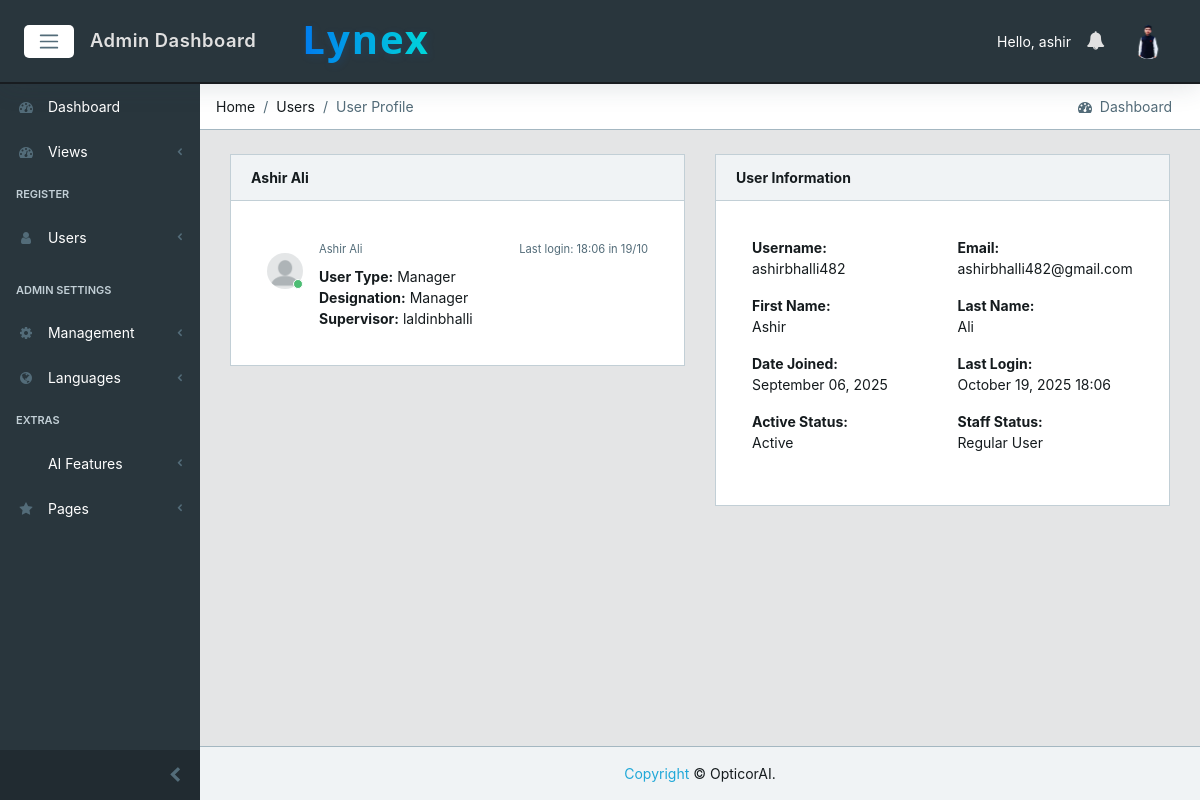
Before: /users/80/ (signed in) with the older database file.
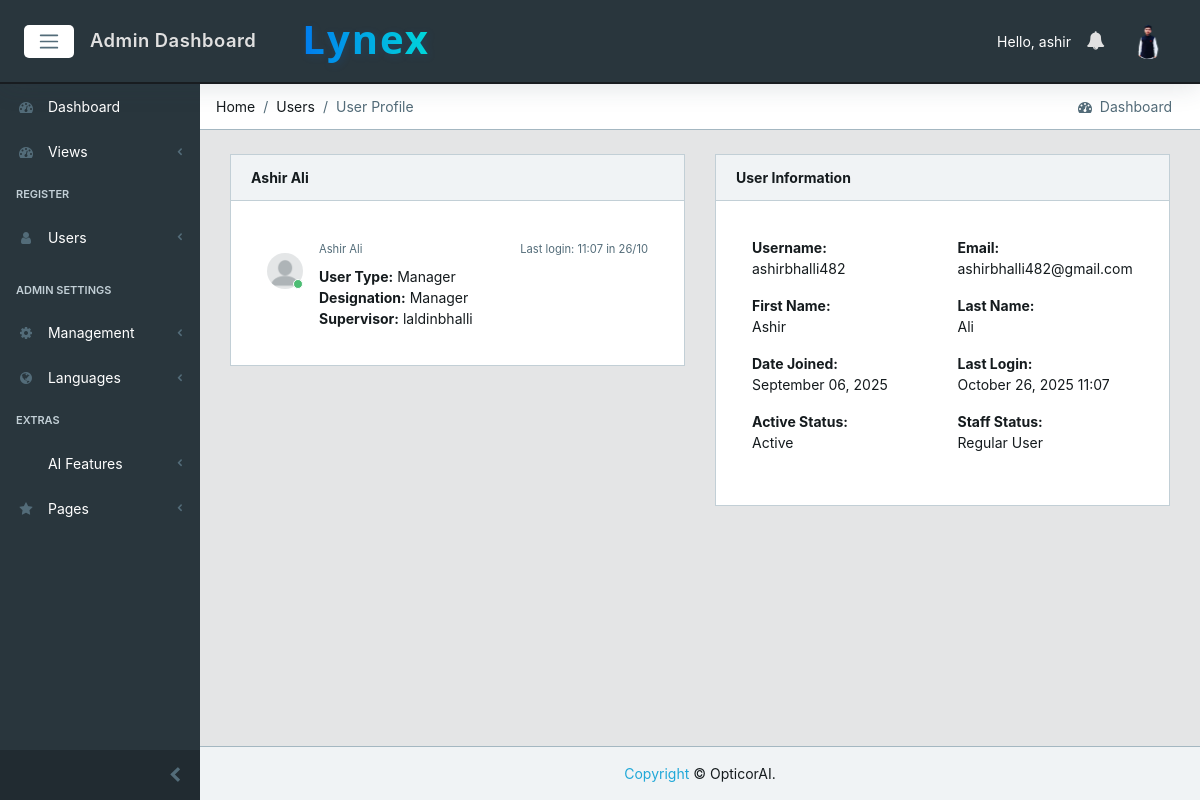
After: the same page with the newer database file.
### core/models.py (models this page shows, shortened)
class CustomUser(AbstractUser):
    email = models.EmailField(unique=True)  # Make email unique for authentication
    user_type = models.CharField(max_length=15, choices=USER_TYPE_CHOICES, db_index=True)
    designation = models.CharField(max_length=100, blank=True, null=True)
    created_by = models.ForeignKey('self', on_delete=models.SET_NULL, null=True, blank=True, related_name='created_users')
    created_date = models.DateField(auto_now_add=True)
    created_time = models.TimeField(auto_now_add=True)
    under_supervision = models.ForeignKey('self', on_delete=models.SET_NULL, null=True, blank=True, related_name='supervised_users')
    avatar = models.ImageField(upload_to='core/avatar', blank=True, null=True)
    @property
    def avatar_url(self):
        try:
            if self.avatar:
                url = getattr(self.avatar, 'url', None)
                if url and ('cloudinary' in url or 'res.cloudinary.com' in url):
                    return url
                avatar_path = getattr(self.avatar, 'path', None)
                if avatar_path and os.path.isfile(avatar_path) and url:
                    return url
        except Exception:
            pass
        return static('core/img/avatar/blank_profile.png')

### core/views.py (the view)
# urls.py: path('users/<int:profile_id>/', views.UserProfileView.as_view(), name='user'),
class UserProfileView(LoginRequiredMixin, View):
    def get(self, request, profile_id):
        user = request.user
        profile_user = get_object_or_404(CustomUser, id=profile_id)
        if user.user_type == 'employee':
            if profile_user != user:
                messages.error(request, 'You can only view your own profile.')
                return redirect('core:dashboard')
        elif user.user_type == 'manager':
            if profile_user.under_supervision != user:
                messages.error(request, 'You can only view profiles of your subordinates.')
                return redirect('core:dashboard')
        context = {
            'user_view': profile_user,
        }
        return render(request, 'core/user.html', context)

### core/context_processors.py (called while the page is built)
def logged_user_processor(request):
    if request.user.is_authenticated:
        try:
            logged_user = CustomUser.objects.select_related('under_supervision').get(id=request.user.id)
            return {'logged_user': logged_user}
        except CustomUser.DoesNotExist:
            return {'logged_user': None}
    return {'logged_user': None}

def notifications_processor(request):
    if request.user.is_authenticated:
        cache_key = f"unread_count:{request.user.id}"
        unread_count = cache.get(cache_key)
        if unread_count is None:
            unread_count = Notification.objects.filter(recipient=request.user, read=False).count()
            cache.set(cache_key, unread_count, 15)  # short cache to keep badges fresh
        unread_notifications = (
            Notification.objects.select_related('sender')
            .filter(recipient=request.user, read=False)
            .order_by('-created_at')[:10]
        )
        return {
            'unread_notifications': unread_notifications,
            'unread_count': unread_count,
        }
    return {'unread_notifications': [], 'unread_count': 0}

### core/templates/core/user.html (shortened to what the changed rows need)
{% extends 'core/base.html' %}
{% load static %}
{% block content %}
<div class="container-fluid">
  <div id="ui-view" style="opacity: 1;"><div class="animated fadeIn">
            <div class="row">
                <div class="col-12">
                            <div class="row">
                                <div class="col-12 col-md-6">
                <div class="card">
                    <div class="card-header">
                        <strong data-i18n-skip>{{ user_view.get_full_name }}</strong>
                    </div>
                                <div class="card-body">
                                    <div class="tab-pane p-3 active show">
                                      <div class="message">
                                        <div class="py-3 pb-5 mr-3 float-left">
                                          <div class="avatar">
                                          </div>
                                        </div>
                                        <div>
                                          <small class="text-muted" data-i18n-skip>{{ user_view.get_full_name }}</small>
                                            {% if user_view.last_login %}
                                          <small class="text-muted float-right mt-1">Last login: {{ user_view.last_login|date:"H:i" }} in {{ user_view.last_login|date:"d/m" }}</small>
                                            {% endif %}
                                        </div>
                                        <div class="mt-2" data-i18n-skip>
                                            <strong>User Type:</strong> {{ user_view.get_user_type_display }}<br>
                                            <strong>Designation:</strong> {{ user_view.designation }}<br>
                                            <strong>Supervisor:</strong> {{ user_view.under_supervision.username|default:'-' }}<br>
                                        </div>
                          </div>
                                      </div>
                                    </div>
                                </div>
                            </div>
                            <div class="col-12 col-md-6">
                <div class="card">
                                <div class="card-body">
                                    <div class="tab-pane p-3 active show">
                            <div class="row">
                                <div class="col-md-6">
                                    <strong>Username:</strong>
                                    <p data-i18n-skip>{{ user_view.username }}</p>
                                </div>
                                <div class="col-md-6">
                                    <strong>Email:</strong>
                                    <p data-i18n-skip>{{ user_view.email }}</p>
                                </div>
                            </div>
                            <div class="row">
                                <div class="col-md-6">
                                    <strong>First Name:</strong>
                                    <p data-i18n-skip>{{ user_view.first_name }}</p>
                                </div>
                                <div class="col-md-6">
                                    <strong>Last Name:</strong>
                                    <p data-i18n-skip>{{ user_view.last_name }}</p>
                                </div>
                            </div>
                                        <div class="row">
                                <div class="col-md-6">
                                    <strong>Date Joined:</strong>
                                    <p>{{ user_view.date_joined|date:"F d, Y" }}</p>
                                        </div>
                                <div class="col-md-6">
                                    <strong>Last Login:</strong>
                                    <p>{{ user_view.last_login|date:"F d, Y H:i" }}</p>
                                        </div>
                                    </div>
                        </div>
                    </div>
                </div>
            </div>
        </div>
    </div>
</div>
  </div>
</div>
{% endblock %}

Changed rows visible on the page:
changed CustomUser "Ashir Ali": last_login "18:06" → "11:07"; last_login "19/10" → "26/10"; last_login "October 19, 2025 18:06" → "October 26, 2025 11:07"
